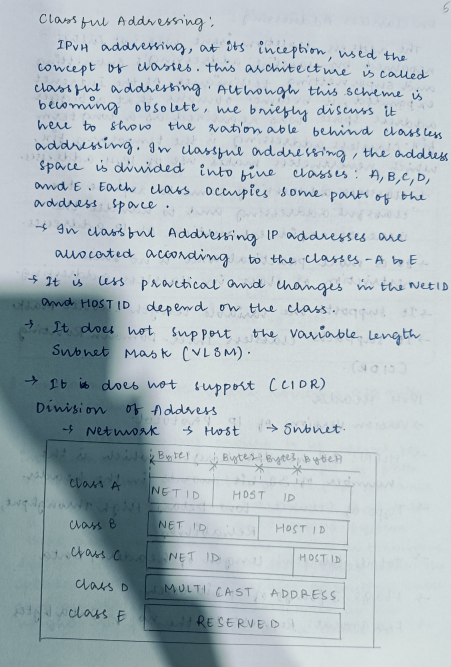
#> input picture g/img.jpg, 451 x 667 px
$ python hi.py
#> lines starting #> are read from the running program, lines starting #| are printed output that depends on the picture
import cv2
from PIL import Image
import pytesseract

im = Image.open("img.jpg")
#> im is the input picture: PIL image 451x667 RGBA; mean R, G, B, A 174.6, 187.1, 192.6, 255
im.rotate(180).show()
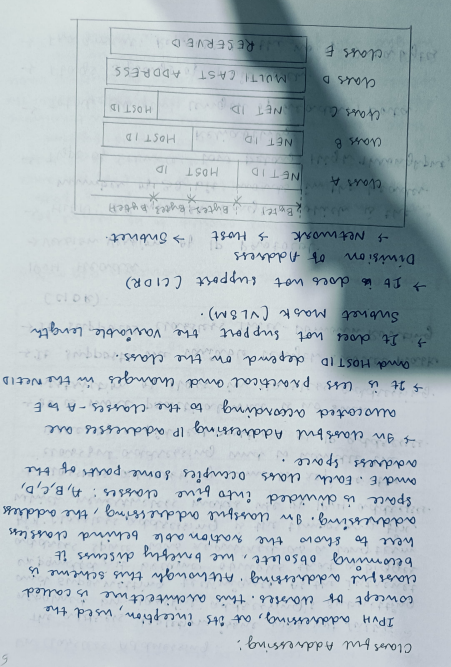
#> shown: PIL image 451x667 RGBA; mean R, G, B, A 174.6, 187.1, 192.6, 255
im.save("s1.jpg")
